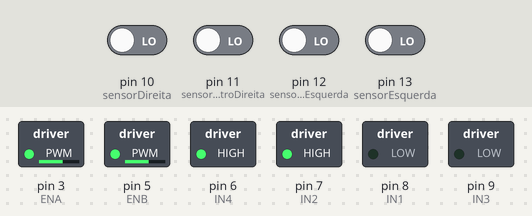
This sketch was run on a simulated Arduino Uno, built with avr-gcc and run on an emulated ATmega328P. Parts: switched loads named in the sketch (green lamp = pin HIGH). Inputs (shaded band) come from the test bench; at power-on: pin 10 (sensorDireita), pin 11 (sensorCentroDireita), pin 12 (sensorCentroEsquerda), pin 13 (sensorEsquerda) LOW.

Above: at 1.2 s.
1.3 s: pin 10 (sensorDireita) driven HIGH
At 2.5 s:
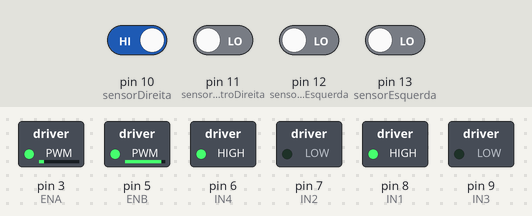
2.8 s: pin 11 (sensorCentroDireita) driven HIGH
At 3.7 s:
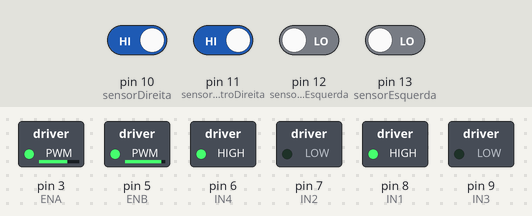
4.3 s: pin 11 (sensorCentroDireita) driven LOW
At 4.8 s:
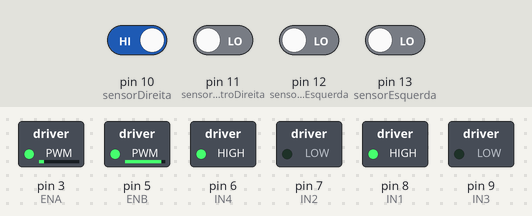
5.8 s: pin 10 (sensorDireita) driven LOW
At 7.0 s:
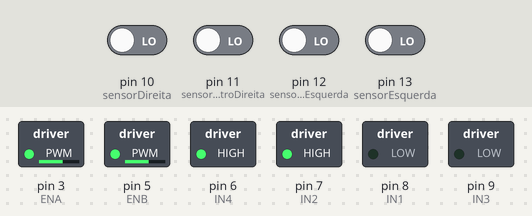
7.3 s: pin 12 (sensorCentroEsquerda) driven HIGH
At 8.3 s:
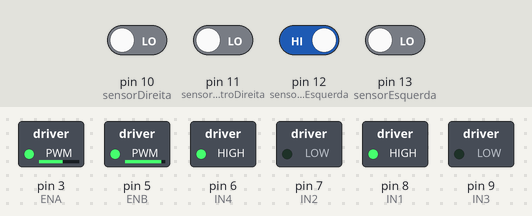
Timing chart, 0 to 9.8 s (numbered marks = the images above; inputs shaded):
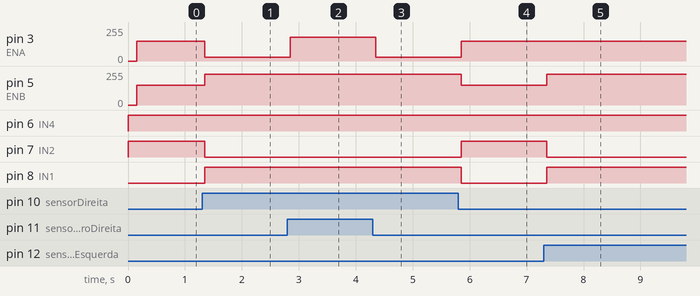

Measured:
- after the input at 1.3 s, pin 3 (ENA): 150/255 → 30/255 after 0.05 s; pin 5 (ENB): 150/255 → 230/255 after 0.05 s; pin 7 (IN2): HIGH → LOW after 0.05 s; pin 8 (IN1): LOW → HIGH after 0.05 s
- after the input at 2.8 s, pin 3 (ENA): 30/255 → 180/255 after 0.05 s
- after the input at 4.3 s, pin 3 (ENA): 180/255 → 30/255 after 0.05 s
- after the input at 5.8 s, pin 3 (ENA): 30/255 → 150/255 after 0.05 s; pin 5 (ENB): 230/255 → 150/255 after 0.05 s; pin 7 (IN2): LOW → HIGH after 0.05 s; pin 8 (IN1): HIGH → LOW after 0.05 s
- after the input at 7.3 s, pin 5 (ENB): 150/255 → 230/255 after 0.05 s; pin 7 (IN2): HIGH → LOW after 0.05 s; pin 8 (IN1): LOW → HIGH after 0.05 s

The sketch:

RoboNP2.ino
```cpp
/*
 * Definição das portas utilizadas pelo drive do motor.
 */
int ENA = 3;
int ENB = 5;
int IN1 = 8;
int IN2 = 7;
int IN3 = 9;
int IN4 = 6;

/*
 * Definição das portas utilizadas pelos sensores de detecção de linha.
 */

int sensorCentroEsquerda = 12;
int sensorCentroDireita = 11;
int sensorEsquerda = 13;
int sensorDireita = 10;

/*
 * Variaveis de leitura de cada sensor utilizado.
 */
int leituraEsquerda;
int leituraDireita ;
int leituraCentroEsquerda;
int leituraCentroDireita;

/*
 * Outras variaveis utilizadas no programa.
 */

double erro = 0;
double input = 0;
double errSum, ultimoErro,dInput, kp, ki, kd;
double dT = 0;
long tempoFinal=0;
long tempo = 0 ;
double ultimaLeitura;

/*
 * x e y são variaveis dque definem a velocidade dos motores.
 */

int x,y;
int constante = 150;

/*
 * Funções que definem as ações realizadas pelo carrinho.
 */

void frente(int velocidadeMotor1, int velocidadeMotor2){
  digitalWrite(IN1,LOW);
  digitalWrite(IN2,HIGH);
  digitalWrite(IN3,LOW);
  digitalWrite(IN4,HIGH);
  analogWrite(ENA,velocidadeMotor1);
  analogWrite(ENB,velocidadeMotor2);
}

void esquerda(int velocidadeMotor1, int velocidadeMotor2){
  digitalWrite(IN1,LOW);
  digitalWrite(IN2,HIGH);
  digitalWrite(IN3,HIGH);
  digitalWrite(IN4,LOW);
  analogWrite(ENA,velocidadeMotor1);
  analogWrite(ENB,velocidadeMotor2);//70 65

}

void direita(int velocidadeMotor1, int velocidadeMotor2){
  digitalWrite(IN3,LOW);
  digitalWrite(IN4,HIGH);
  digitalWrite(IN1,HIGH);
  digitalWrite(IN2,LOW);
  analogWrite(ENA,velocidadeMotor1);//
  analogWrite(ENB,velocidadeMotor2);

}
/*void re(int velocidadeMotor1, int velocidadeMotor2){
  digitalWrite(IN3,LOW);
  digitalWrite(IN4,HIGH);
  digitalWrite(IN1,LOW);
  digitalWrite(IN2,HIGH);
  analogWrite(ENA,velocidadeMotor1);
  analogWrite(ENB,velocidadeMotor2);
}
void parar(){
  digitalWrite(IN3,LOW);
  digitalWrite(IN4,LOW);
  digitalWrite(IN1,LOW);
  digitalWrite(IN2,LOW);
  analogWrite(ENA,0);
  analogWrite(ENB,0);
}*/

/*
 * Limitação dos valores recebidos pelas variaveis x e y, estes valores foram utilizados por base de testes
 * e para não resultar em movimentos bruscos na hora da movimentação do carrinho.
 */
void limiteXY(){
  if(x >= 230){
    x = 230;
  }
  if(y >= 230){
    y = 230;
  }

  if(x < -180){
    x = -180;
  }
  if(y < -180){
   y = -180;
  }
}

/*
 * Função de controle do carrinho, onde será definido ,com base nos valores de x e y, qual função será realizada.(frente, esquerda ou direita).
 */
void control(){
  limiteXY();
  if(x >= 0 && y>= 0){
    frente(x,y);
  }else if (x < 0 && y> 0){
    direita(-x,y);
  }else if(x > 0 && y< 0){
    esquerda(x,-y);
  }
}

/*
 * Função de definição de erro:
 * nesta função é realizado o calculo do input e é encontrado o erro, sendo este o input achado menos o valor do setpoint definido acima.
 * o erro é utilizado também para o calculo do kp, ki e kd.
 * Aqui tambem é chamado a função definir tempo que será detalhada mais a frente.
 */
int amostra = 1000; //1 sec
void definirErro(double setpoint){
  definirTempo();
  //Serial.println(dT);
  if(dT>=amostra){
    input = (150*leituraEsquerda + 250*leituraCentroDireita + 250*leituraCentroEsquerda + 150*leituraDireita);
    erro = setpoint - input;
    errSum += (erro);//* dT);
    dInput = (input - ultimaLeitura );//- ultimoErro) / dT;
    //Serial.println();
    x = constante + (kp * erro + ki * errSum - kd * dInput);
    y = constante - (kp * erro + ki * errSum -   kd * dInput);
    ultimoErro = erro;
    ultimaLeitura = input;
    dT = 0;
  }
}
/*
 * Função utilizada para mudar os valores de kp, ki e kd com base em uma amostra de tempo em segundos.
 */
void setTunings(double Kp, double Ki, double Kd){
    double amostraEmSeg = ((double)amostra)/1000;
    kp = Kp;
    ki = Ki * amostraEmSeg;
    kd = Kd / amostraEmSeg;
}

/*
 * função para definir o tamanho da amostra utilizada nos calculos das variaveis kp, ki e kd.
 */
void setAmostra(int novaAmostra){
  if (novaAmostra > 0){
    double ratio = (double)novaAmostra / (double)amostra;
    ki *= ratio;
    kd /= ratio;
    amostra = (unsigned long)novaAmostra;
  }
}
/*
 * Função de leitura dos sensores, onde as variaveis definidas abaixo receberam um valor referente a situação mostrada no sensor.
 */
void leitura(){
  leituraEsquerda = digitalRead(sensorEsquerda);
  leituraDireita = digitalRead(sensorDireita);
  leituraCentroDireita = digitalRead(sensorCentroDireita);
  leituraCentroEsquerda = digitalRead(sensorCentroEsquerda);
}
/*
 * Função para o calculo da variação do tempo utilizado na função DefinirErro().
 */
void definirTempo(){
  tempo = tempoFinal;
  tempoFinal = millis();
  dT += (double)(tempoFinal - tempo);
}

void setup() {
 pinMode(ENA,OUTPUT);
 pinMode(ENB,OUTPUT);
 pinMode(IN1,OUTPUT);
 pinMode(IN2,OUTPUT);
 pinMode(IN3,OUTPUT);
 pinMode(IN4,OUTPUT);
 pinMode(sensorCentroDireita,INPUT);
 pinMode(sensorCentroEsquerda,INPUT);
 pinMode(sensorEsquerda,INPUT);
 pinMode(sensorDireita,INPUT);

 digitalWrite(ENA,LOW);
 digitalWrite(ENB,LOW);
 digitalWrite(IN1,LOW);
 digitalWrite(IN2,LOW);
 digitalWrite(IN3,LOW);
 digitalWrite(IN4,LOW);
 tempoFinal = millis();
 setTunings(1.2, 0, 0);
 setAmostra(150);
 //Serial.begin(9600);
}

void loop() {
  leitura();
  definirErro(0);
  control();


}
```
